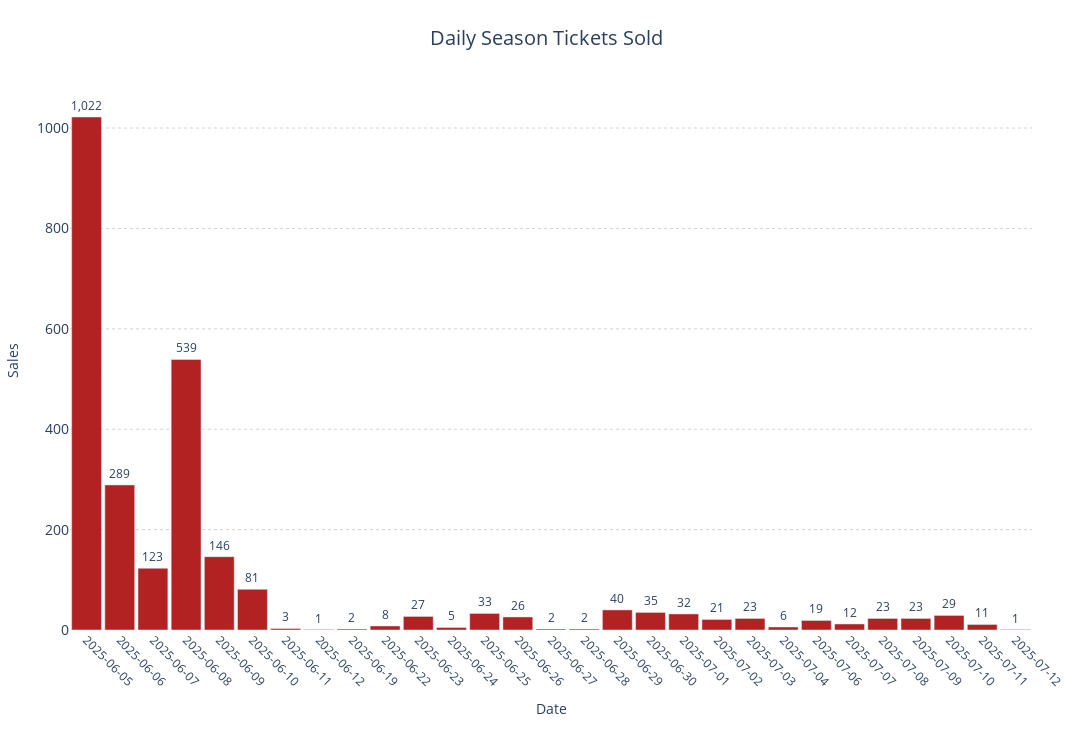

Write notebook code for a chart like this one.
### Code cell
def plot_daily_sales_plotly(df, date_column, font_size=12, y_shift=8):
    df = df.copy()

    # Ensure datetime only if not already
    if not pd.api.types.is_datetime64_any_dtype(df[date_column]):
        df[date_column] = pd.to_datetime(df[date_column], errors='coerce')

    # Filter dates >= 2025-06-05
    df = df[df[date_column] >= pd.to_datetime("2025-06-05")]

    # Group by date only (not full datetime)
    df['date_only'] = df[date_column].dt.date

    grouped = (
        df.groupby('date_only')
        .size()
        .reset_index(name="Total_Sales")
        .sort_values('date_only')
    )

    # Convert date_only to string format for x-axis
    grouped['period_label'] = grouped['date_only'].astype(str)

    # Plotly figure
    fig = go.Figure()

    # Bar chart
    fig.add_trace(go.Bar(
        x=grouped['period_label'],
        y=grouped['Total_Sales'],
        name='Daily Sales',
        marker_color='firebrick',
        text=[f"{val:,}" for val in grouped['Total_Sales']],  # Pre-create formatted text
        textposition='outside',
        textfont=dict(size=font_size)
    ))

    # Layout
    fig.update_layout(
        title=dict(
            text='Daily Season Tickets Sold',
            font=dict(size=20),
            x=0.5
        ),
        xaxis=dict(
            title='Date',
            tickmode='array',
            tickvals=grouped['period_label'],
            ticktext=grouped['period_label'],
            tickangle=45,
            tickfont=dict(size=12),
            type='category'  # 👈 Force categorical spacing
        ),
        yaxis=dict(
            title='Sales',
            tickfont=dict(size=14),
            gridcolor='lightgrey',
            griddash='dot'
        ),
        bargap=0.1,
        height=750,
        width=1400,
        margin=dict(l=60, r=60, t=90, b=120),
        plot_bgcolor='white',
        paper_bgcolor='white',
        showlegend=False
    )

    fig.show()

# Call
plot_daily_sales_plotly(perc, date_column='sale_date', font_size=12, y_shift=10)

### Figure 1 — Plotly figure (JSON) as saved in the notebook; plotly's stock layout.template omitted (floating-point values rounded to 4 significant figures)
{"data": [{"marker": {"color": "firebrick"}, "name": "Daily Sales", "text": ["1,022", "289", "123", "539", "146", "81", "3", "1", "2", "8", "27", "5", "33", "26", "2", "2", "40", "35", "32", "21", "23", "6", "19", "12", "23", "23", "29", "11", "1"], "textfont": {"size": 12}, "textposition": "outside", "type": "bar", "x": ["2025-06-05", "2025-06-06", "2025-06-07", "2025-06-08", "2025-06-09", "2025-06-10", "2025-06-11", "2025-06-12", "2025-06-19", "2025-06-22", "2025-06-23", "2025-06-24", "2025-06-25", "2025-06-26", "2025-06-27", "2025-06-28", "2025-06-29", "2025-06-30", "2025-07-01", "2025-07-02", "2025-07-03", "2025-07-04", "2025-07-06", "2025-07-07", "2025-07-08", "2025-07-09", "2025-07-10", "2025-07-11", "2025-07-12"], "y": [1022, 289, 123, 539, 146, 81, 3, 1, 2, 8, 27, 5, 33, 26, 2, 2, 40, 35, 32, 21, 23, 6, 19, 12, 23, 23, 29, 11, 1]}], "layout": {"bargap": 0.1, "height": 750, "margin": {"b": 120, "l": 60, "r": 60, "t": 90}, "paper_bgcolor": "white", "plot_bgcolor": "white", "showlegend": false, "title": {"font": {"size": 20}, "text": "Daily Season Tickets Sold", "x": 0.5}, "width": 1400, "xaxis": {"tickangle": 45, "tickfont": {"size": 12}, "tickmode": "array", "ticktext": ["2025-06-05", "2025-06-06", "2025-06-07", "2025-06-08", "2025-06-09", "2025-06-10", "2025-06-11", "2025-06-12", "2025-06-19", "2025-06-22", "2025-06-23", "2025-06-24", "2025-06-25", "2025-06-26", "2025-06-27", "2025-06-28", "2025-06-29", "2025-06-30", "2025-07-01", "2025-07-02", "2025-07-03", "2025-07-04", "2025-07-06", "2025-07-07", "2025-07-08", "2025-07-09", "2025-07-10", "2025-07-11", "2025-07-12"], "tickvals": ["2025-06-05", "2025-06-06", "2025-06-07", "2025-06-08", "2025-06-09", "2025-06-10", "2025-06-11", "2025-06-12", "2025-06-19", "2025-06-22", "2025-06-23", "2025-06-24", "2025-06-25", "2025-06-26", "2025-06-27", "2025-06-28", "2025-06-29", "2025-06-30", "2025-07-01", "2025-07-02", "2025-07-03", "2025-07-04", "2025-07-06", "2025-07-07", "2025-07-08", "2025-07-09", "2025-07-10", "2025-07-11", "2025-07-12"], "title": {"text": "Date"}, "type": "category"}, "yaxis": {"gridcolor": "lightgrey", "griddash": "dot", "tickfont": {"size": 14}, "title": {"text": "Sales"}}}}
